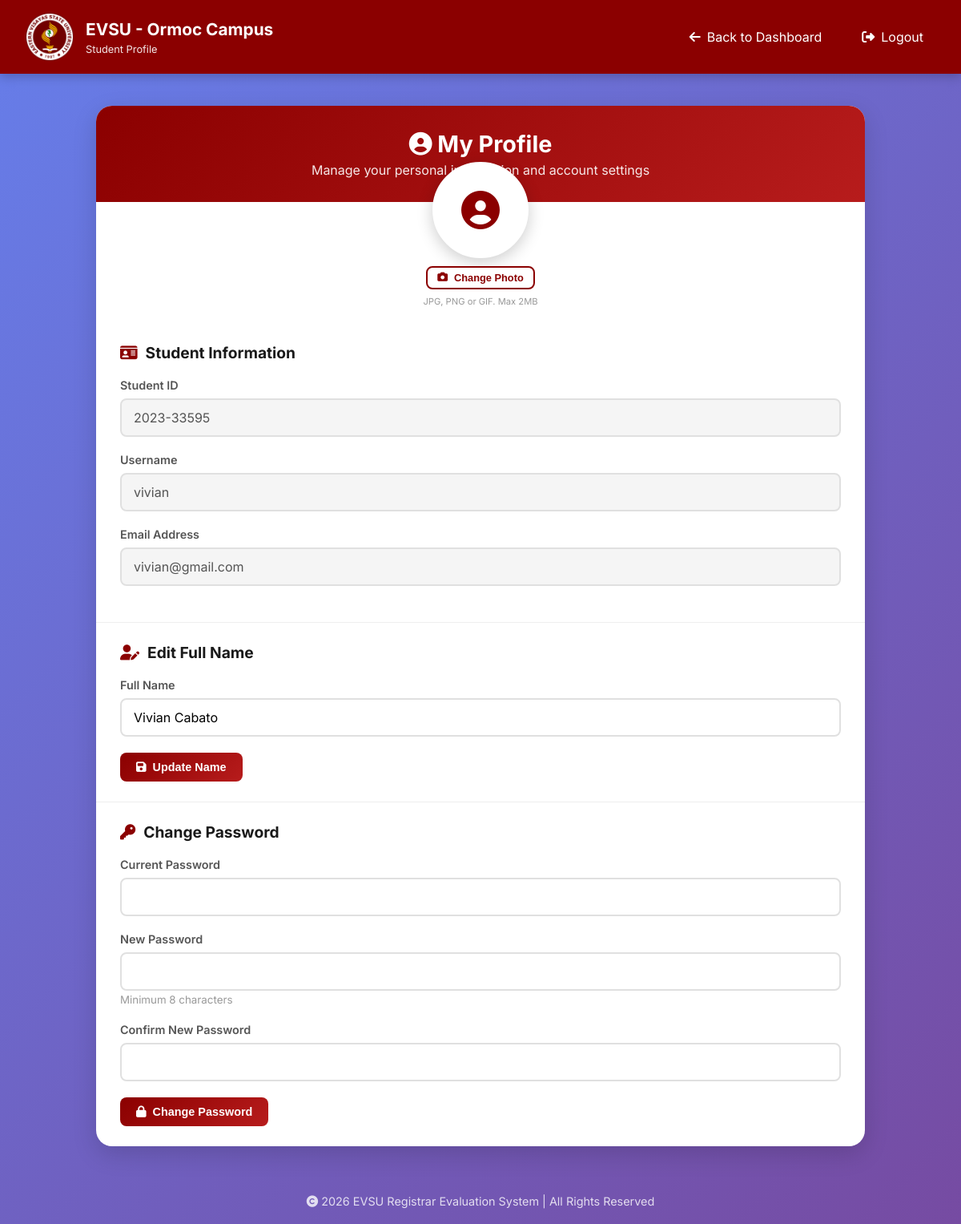
Page /student/profile.php (signed in) on the committed database.
### tables this page shows
CREATE TABLE `users` (
  `id` int(11) NOT NULL,
  `username` varchar(50) NOT NULL,
  `password` varchar(255) NOT NULL,
  `email` varchar(100) NOT NULL,
  `role` enum('student','admin','registrar') DEFAULT 'student',
  `student_id` varchar(50) DEFAULT NULL,
  `fullname` varchar(100) DEFAULT NULL,
  `profile_picture` varchar(255) DEFAULT NULL,
  `is_active` tinyint(1) DEFAULT 1,
  `created_at` timestamp NOT NULL DEFAULT current_timestamp(),
  `last_login` timestamp NULL DEFAULT NULL,
  `email_verified` tinyint(1) DEFAULT 0,
  `verification_token` varchar(64) DEFAULT NULL,
  `verification_sent_at` timestamp NULL DEFAULT NULL,
  `verification_expires_at` timestamp NULL DEFAULT NULL,
  `updated_at` timestamp NULL DEFAULT NULL,
  `mojoauth_id` varchar(255) DEFAULT NULL,
  `enrollment_status` enum('enrolled','graduated','inactive') DEFAULT 'enrolled',
  `last_enrolled` date DEFAULT NULL
);

### includes/config.php (called while the page is built, shortened)
<?php
$conn = new mysqli(DB_HOST, DB_USER, DB_PASS, DB_NAME);
$conn->set_charset("utf8mb4");
function getDB() {
    global $conn;
    return $conn;
}
function getUserById($user_id) {
    $conn = getDB();
    $stmt = $conn->prepare("SELECT id, username, fullname, email, role, student_id, is_active, created_at, last_login FROM users WHERE id = ?");
    $stmt->bind_param("i", $user_id);
    $stmt->execute();
    $result = $stmt->get_result();
    $user = $result->fetch_assoc();
    return $user;
}
?>

### student/profile.php (the view, shortened to what this page needs)
<?php
require_once '../includes/config.php';
$user_id = $_SESSION['user_id'];
$user = getUserById($user_id);
?>
<!DOCTYPE html>
<html lang="en">
<head>
    <link rel="stylesheet" href="https://cdnjs.cloudflare.com/ajax/libs/font-awesome/6.4.0/css/all.min.css">
</head>
<body>
    <header class="evsu-header">
        <div class="header-container">
            <div class="logo-section">
                <img src="../images/EVSU_Official_Logo.png" alt="EVSU Logo" onerror="this.src='https://via.placeholder.com/60x60?text=EVSU'">
                <div class="title-section">
                    <h1>EVSU - Ormoc Campus</h1>
                    <div class="subtitle">Student Profile</div>
                </div>
            </div>
            <div class="header-actions">
                <a href="index.php">
                    <i class="fas fa-arrow-left"></i> Back to Dashboard
                </a>
                <a href="../logout.php" onclick="return confirm('Are you sure you want to logout?');">
                    <i class="fas fa-sign-out-alt"></i> Logout
                </a>
            </div>
        </div>
    </header>
    <div class="main-container">
        <div class="profile-card">
            <div class="profile-header">
                <h2><i class="fas fa-user-circle"></i> My Profile</h2>
                <p>Manage your personal information and account settings</p>
            </div>
            <div class="profile-picture-section">
                <div class="profile-avatar">
                    <?php if (!empty($user['profile_picture']) && file_exists('../uploads/profile_pictures/' . $user['profile_picture'])): ?>
                        <img src="../uploads/profile_pictures/<?php echo $user['profile_picture']; ?>" alt="Profile Picture">
                    <?php else: ?>
                        <div class="no-image">
                            <i class="fas fa-user-circle"></i>
                        </div>
                    <?php endif; ?>
                </div>
                <div class="profile-picture-actions">
                    <form method="POST" enctype="multipart/form-data" style="display: inline;">
                        <button type="button" class="btn btn-outline btn-sm" onclick="document.getElementById('profile_picture').click();">
                            <i class="fas fa-camera"></i> Change Photo
                        </button>
                    </form>
                </div>
                <p style="font-size: 0.7rem; color: #999; margin-top: 8px;">JPG, PNG or GIF. Max 2MB</p>
            </div>
            <div class="form-section">
                <h3><i class="fas fa-id-card"></i> Student Information</h3>
                <div class="form-group">
                    <label class="form-label">Student ID</label>
                    <input type="text" class="form-control" value="<?php echo htmlspecialchars($user['student_id'] ?? 'N/A'); ?>" disabled>
                </div>
                <div class="form-group">
                    <label class="form-label">Username</label>
                    <input type="text" class="form-control" value="<?php echo htmlspecialchars($user['username']); ?>" disabled>
                </div>
                <div class="form-group">
                    <label class="form-label">Email Address</label>
                    <input type="email" class="form-control" value="<?php echo htmlspecialchars($user['email']); ?>" disabled>
                </div>
            </div>
            <div class="form-section">
                <h3><i class="fas fa-user-edit"></i> Edit Full Name</h3>
                <form method="POST">
                    <div class="form-group">
                        <label class="form-label">Full Name</label>
                        <input type="text" name="fullname" class="form-control" value="<?php echo htmlspecialchars($user['fullname'] ?? ''); ?>" required>
                    </div>
                    <button type="submit" name="update_name" class="btn btn-primary">
                        <i class="fas fa-save"></i> Update Name
                    </button>
                </form>
            </div>
            <div class="form-section">
                <h3><i class="fas fa-key"></i> Change Password</h3>
                <form method="POST">
                    <div class="form-group">
                        <label class="form-label">Current Password</label>
                        <input type="password" name="current_password" class="form-control" required>
                    </div>
                    <div class="form-group">
                        <label class="form-label">New Password</label>
                        <input type="password" name="new_password" class="form-control" required>
                        <small style="color: #999;">Minimum 8 characters</small>
                    </div>
                    <div class="form-group">
                        <label class="form-label">Confirm New Password</label>
                        <input type="password" name="confirm_password" class="form-control" required>
                    </div>
                    <button type="submit" name="update_password" class="btn btn-primary">
                        <i class="fas fa-lock"></i> Change Password
                    </button>
                </form>
            </div>
        </div>
    </div>
    <footer class="footer">
        <p><i class="fas fa-copyright"></i> <?php echo date('Y'); ?> EVSU Registrar Evaluation System | All Rights Reserved</p>
    </footer>
</body>
</html>

### student/profile.php (style rules this page uses)
* { margin: 0; padding: 0; box-sizing: border-box; }
:root { --evsu-red: #8B0000; --evsu-gold: #FFD700; --evsu-dark: #1a1a1a; --evsu-gray: #f5f5f5; --success-green: #28a745; --warning-orange: #fd7e14; --info-blue: #17a2b8; }
body { font-family: 'Inter', sans-serif; background: linear-gradient(135deg, #667eea 0%, #764ba2 100%); min-height: 100vh; }
.evsu-header { background: var(--evsu-red); color: white; padding: 1rem 2rem; box-shadow: 0 4px 12px rgba(0,0,0,0.2); position: sticky; top: 0; z-index: 1000; }
.header-container { max-width: 1400px; margin: 0 auto; display: flex; justify-content: space-between; align-items: center; }
.logo-section { display: flex; align-items: center; gap: 15px; }
.logo-section img { height: 60px; width: auto; }
.title-section h1 { font-size: 1.3rem; font-weight: 700; margin: 0; color: white; }
.title-section .subtitle { font-size: 0.8rem; opacity: 0.9; margin-top: 5px; }
.header-actions { display: flex; align-items: center; gap: 20px; }
.header-actions a { color: white; text-decoration: none; padding: 8px 15px; border-radius: 8px; transition: background 0.3s; display: flex; align-items: center; gap: 8px; }
.main-container { max-width: 1000px; margin: 40px auto; padding: 0 20px; }
.profile-card { background: white; border-radius: 20px; box-shadow: 0 10px 30px rgba(0,0,0,0.15); overflow: hidden; }
.profile-header { background: linear-gradient(135deg, var(--evsu-red) 0%, #b71c1c 100%); padding: 30px; text-align: center; color: white; }
.profile-header h2 { font-size: 1.8rem; margin-bottom: 5px; }
.profile-header p { opacity: 0.9; }
.profile-picture-section { text-align: center; margin-top: -50px; margin-bottom: 20px; }
.profile-avatar { width: 120px; height: 120px; background: white; border-radius: 50%; display: flex; align-items: center; justify-content: center; margin: 0 auto; box-shadow: 0 5px 20px rgba(0,0,0,0.2); overflow: hidden; border: 4px solid white; }
.profile-avatar .no-image { font-size: 3rem; color: var(--evsu-red); }
.profile-picture-actions { margin-top: 10px; display: flex; gap: 10px; justify-content: center; }
.form-section { padding: 25px 30px; border-bottom: 1px solid #eee; }
.form-section:last-child { border-bottom: none; }
.form-section h3 { color: var(--evsu-dark); font-size: 1.2rem; margin-bottom: 20px; display: flex; align-items: center; gap: 10px; }
.form-section h3 i { color: var(--evsu-red); }
.form-group { margin-bottom: 20px; }
.form-label { display: block; margin-bottom: 8px; font-weight: 600; color: #555; font-size: 0.9rem; }
.form-control { width: 100%; padding: 12px 15px; border: 2px solid #e0e0e0; border-radius: 8px; font-size: 1rem; transition: all 0.3s; font-family: inherit; }
.form-control:disabled { background: #f5f5f5; cursor: not-allowed; }
.btn { padding: 10px 20px; border-radius: 8px; font-size: 0.9rem; font-weight: 600; cursor: pointer; transition: all 0.3s; border: none; display: inline-flex; align-items: center; gap: 8px; text-decoration: none; }
.btn-primary { background: linear-gradient(135deg, var(--evsu-red) 0%, #b71c1c 100%); color: white; }
.btn-outline { background: white; border: 2px solid var(--evsu-red); color: var(--evsu-red); }
.btn-sm { padding: 5px 12px; font-size: 0.8rem; }
.footer { text-align: center; padding: 20px; color: white; opacity: 0.8; font-size: 0.9rem; margin-top: 40px; }

### rows in the picture
users: student "2023-33595", username "vivian", email "vivian@gmail.com", fullname "Vivian Cabato"
